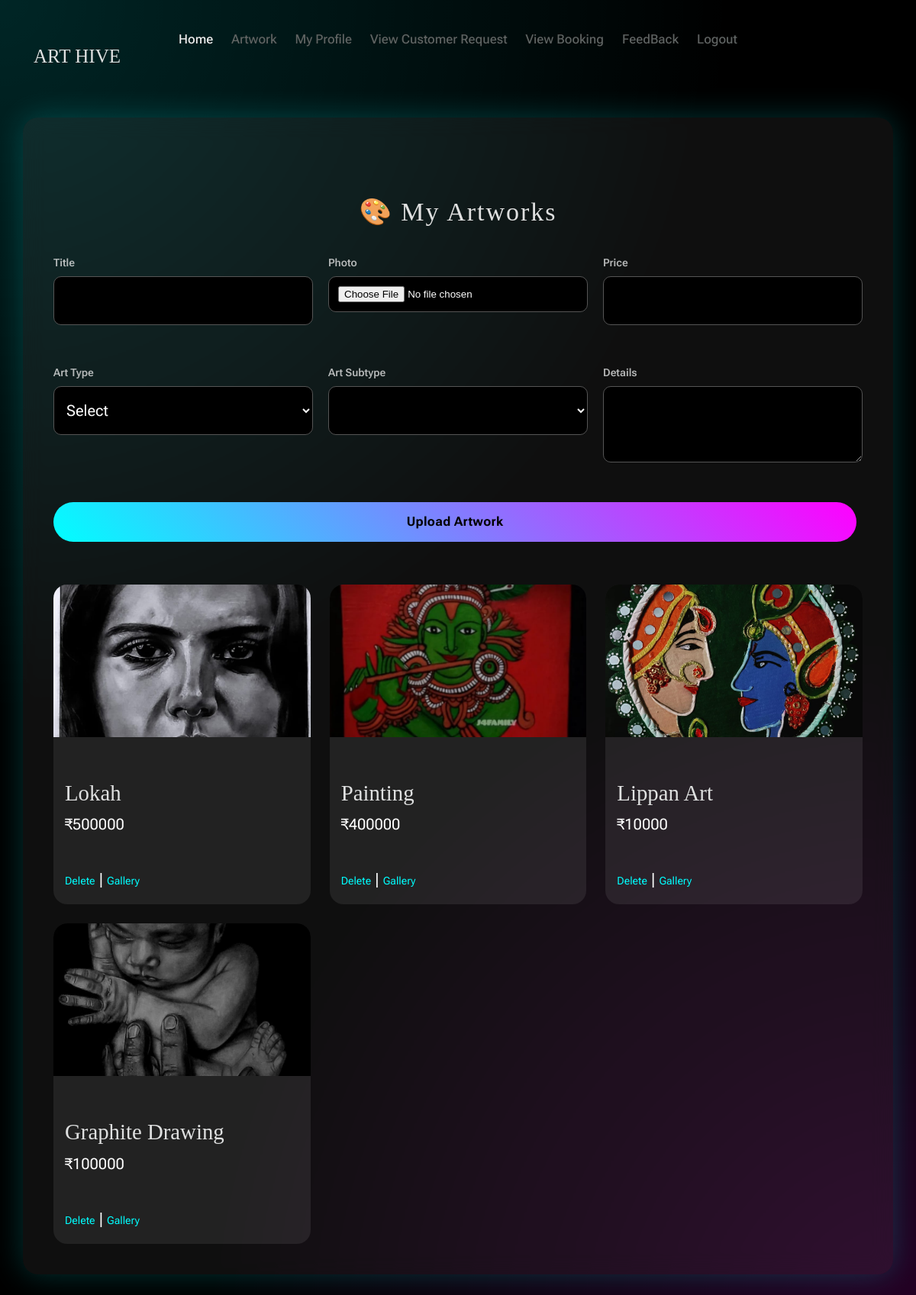
Screenshot of /Artist/Artwork/ (signed in) with the database file from the repository.
### Artist/models.py (models this page shows)
class tbl_artwork(models.Model):
    artwork_title=models.CharField(max_length=50)
    artwork_details=models.CharField(max_length=50)
    artwork_photo=models.FileField(upload_to="Assets/ArtistDocs/")
    artwork_price=models.CharField(max_length=50)
    artsubtype_id=models.ForeignKey(tbl_artsubtype,on_delete=models.CASCADE)
    artist=models.ForeignKey(tbl_artist,on_delete=models.CASCADE)

### Artist/views.py (the view)
# urls.py: path('Artwork/',views.Artwork,name="Artwork"),
def Artwork(request):
    arttypeData = tbl_arttype.objects.all()
    artsubtypeData =tbl_artsubtype.objects.all()
    artworkData = tbl_artwork.objects.all()
    artistId = tbl_artist.objects.get(id=request.session['tid'])
    if request.method=="POST":
        title = request.POST.get("txt_title")
        photo = request.FILES.get("file_photo")
        details = request.POST.get("txt_details")
        price = request.POST.get("txt_price")
        artsubtype=tbl_artsubtype.objects.get(id=request.POST.get('sel_artsubtype'))
        tbl_artwork.objects.create(artwork_title=title,artwork_photo=photo,artwork_details=details,artwork_price=price,artsubtype_id=artsubtype,artist=artistId)
        return render(request,'Artist/Artwork.html',{'msg':'Inserted Successful'})
    else:
        return render(request,'Artist/Artwork.html',{"arttypeData":arttypeData,"artsubtypeData":artsubtypeData,"artworkData":artworkData})

### Artist/Templates/Artist/Artwork.html (shortened to what this page needs)
{% extends 'Artist/Header.html' %}
{% block content %}
<head>
</head>
<div class="artist-artwork-page">
    <div class="artist-artwork-card">
        <h2 class="artist-artwork-title">🎨 My Artworks</h2>
        <form method="POST" enctype="multipart/form-data">
            <div class="artist-artwork-form">
                <div>
                    <label>Title</label>
                    <input type="text" name="txt_title">
                </div>
                <div>
                    <label>Photo</label>
                    <input type="file" name="file_photo">
                </div>
                <div>
                    <label>Price</label>
                    <input type="text" name="txt_price">
                </div>
                <div>
                    <label>Art Type</label>
                    <select name="sel_arttype" id="sel_arttype">
                        <option value="">Select</option>
                    </select>
                </div>
                <div>
                    <label>Art Subtype</label>
                    <select name="sel_artsubtype" id="sel_artsubtype"></select>
                </div>
                <div>
                    <label>Details</label>
                    <textarea name="txt_details"></textarea>
                </div>
                <button class="artist-artwork-btn">Upload Artwork</button>
            </div>
        </form>
        <div class="artist-artwork-grid">
            {% for i in artworkData %}
            <div class="artist-artwork-item">
                <img src="{{i.artwork_photo.url}}">
                <div class="artist-artwork-info">
                    <h4>{{i.artwork_title}}</h4>
                    <p>₹{{i.artwork_price}}</p>
                    <div class="artist-artwork-actions">
                        <a href="{% url 'Artist:DeleteArtwork' i.id %}">Delete</a> |
                        <a href="{% url 'Artist:GalleryArtwork' i.id %}">Gallery</a>
                    </div>
                </div>
            </div>
            {% endfor %}
        </div>
    </div>
</div>
{% endblock %}

### Artist/Templates/Artist/Artwork.html (style rules this page uses)
html, body { height: 100%; margin: 0; overflow-x: hidden; overflow-y: auto; background: #000; scroll-behavior: smooth; }
.artist-artwork-page { width: 100vw; min-height: 100vh; margin-left: calc(-50vw + 50%); padding: 90px 30px; background: #000; color: #fff; position: relative; overflow-y: auto; }
.artist-artwork-page::before { content: ""; position: fixed; inset: 0; background: radial-gradient(circle at top left, rgba(0,255,255,0.15), transparent 45%), radial-gradient(circle at bottom right, rgba(255,0,255,0.15), transparent 45%); z-index: 0; pointer-events: none; }
.artist-artwork-card { max-width: 1300px; margin: auto; background: rgba(255,255,255,0.06); backdrop-filter: blur(14px); border-radius: 20px; padding: 40px; position: relative; z-index: 1; box-shadow: 0 0 40px rgba(0,255,255,0.2); }
.artist-artwork-title { text-align: center; font-size: 34px; letter-spacing: 2px; margin-bottom: 35px; }
.artist-artwork-form { display: grid; grid-template-columns: repeat(auto-fit, minmax(260px, 1fr)); gap: 20px; margin-bottom: 40px; }
.artist-artwork-form label { font-size: 14px; opacity: 0.8; }
.artist-artwork-form input, .artist-artwork-form textarea, .artist-artwork-form select { width: 100%; padding: 12px; background: #000; border: 1px solid #555; border-radius: 10px; color: #fff; }
.artist-artwork-form textarea { grid-column: 1 / -1; min-height: 100px; }
.artist-artwork-btn { grid-column: 1 / -1; padding: 14px; border-radius: 30px; border: none; background: linear-gradient(45deg, #00ffff, #ff00ff); color: #000; font-weight: bold; cursor: pointer; }
.artist-artwork-grid { display: grid; grid-template-columns: repeat(auto-fill, minmax(260px, 1fr)); gap: 25px; }
.artist-artwork-item { background: rgba(255,255,255,0.08); border-radius: 18px; overflow: hidden; transition: 0.4s; }
.artist-artwork-item img { width: 100%; height: 200px; object-fit: cover; }
.artist-artwork-info { padding: 15px; }
.artist-artwork-info h4 { margin: 0 0 8px; }
.artist-artwork-actions a { display: inline-block; margin-top: 10px; color: #0ff; text-decoration: none; font-size: 14px; }

### rows the page displays
tbl_artwork: artwork_photo (picture), artwork_title "Lokah", artwork_price "500000"
tbl_artwork: artwork_photo (picture), artwork_title "Painting", artwork_price "400000"
tbl_artwork: artwork_photo (picture), artwork_title "Lippan Art", artwork_price "10000"
tbl_artwork: artwork_photo (picture), artwork_title "Graphite Drawing", artwork_price "100000"
